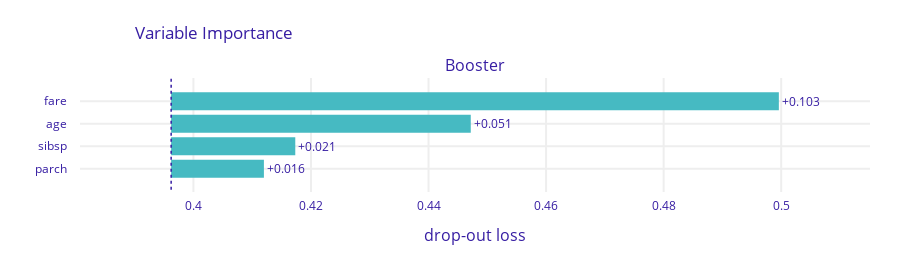

Write notebook code for a chart like this one.
### Code cell
exp.predict(X)

### Figure 1 — Plotly figure (JSON) as saved in the notebook; plotly's stock layout.template omitted (floating-point values rounded to 4 significant figures)
{"data": [{"base": 0.3962, "hoverinfo": "text", "hoverlabel": {"bgcolor": "rgba(0,0,0,0.8)"}, "hovertext": ["Model: Booster loss after<br>variable: fare is permuted: 0.5<br>Drop-out loss change: +0.103", "Model: Booster loss after<br>variable: age is permuted: 0.447<br>Drop-out loss change: +0.051", "Model: Booster loss after<br>variable: sibsp is permuted: 0.417<br>Drop-out loss change: +0.021", "Model: Booster loss after<br>variable: parch is permuted: 0.412<br>Drop-out loss change: +0.016"], "marker": {"color": "#46bac2"}, "orientation": "h", "showlegend": false, "text": ["+0.103", "+0.051", "+0.021", "+0.016"], "textposition": "outside", "type": "bar", "x": [0.1034, 0.05098, 0.02112, 0.01578], "xaxis": "x", "y": ["fare", "age", "sibsp", "parch"], "yaxis": "y"}], "layout": {"annotations": [{"font": {"size": 16}, "showarrow": false, "text": "Booster", "x": 0.5, "xanchor": "center", "xref": "paper", "y": 1, "yanchor": "bottom", "yref": "paper"}, {"font": {"size": 16}, "showarrow": false, "text": "drop-out loss", "x": 0.5, "xanchor": "center", "xref": "paper", "y": 0, "yanchor": "top", "yref": "paper", "yshift": -30}], "font": {"color": "#371ea3"}, "height": 263, "margin": {"b": 71, "r": 30, "t": 78}, "shapes": [{"line": {"color": "#371ea3", "dash": "dot", "width": 1.5}, "type": "line", "x0": 0.3962, "x1": 0.3962, "xref": "x", "y0": -1, "y1": 4, "yref": "y"}], "title": {"text": "Variable Importance", "x": 0.15}, "xaxis": {"anchor": "y", "automargin": true, "domain": [0, 1], "fixedrange": true, "gridwidth": 2, "range": [0.3807, 0.5151], "tickcolor": "white", "ticklen": 3, "ticks": "outside", "type": "linear", "zeroline": false}, "yaxis": {"anchor": "x", "automargin": true, "autorange": "reversed", "domain": [0, 1], "fixedrange": true, "gridwidth": 2, "tickcolor": "white", "ticklen": 10, "ticks": "outside", "type": "category"}}}
